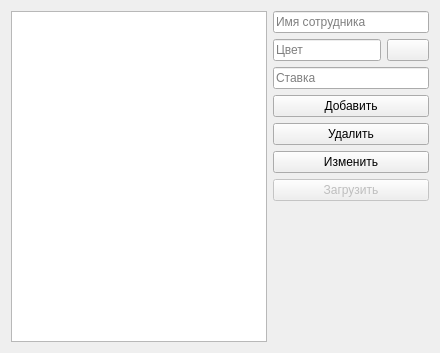
      <widget class="QWidget" name="tab_2">
       <attribute name="title">
        <string>Сотрудники</string>
       </attribute>
       <layout class="QGridLayout" name="gridLayout_7">
        <item row="0" column="0" rowspan="2">
         <widget class="QTableView" name="tableView">
          <property name="sortingEnabled">
           <bool>true</bool>
          </property>
         </widget>
        </item>
        <item row="0" column="1">
         <layout class="QGridLayout" name="gridLayout">
          <item row="1" column="1">
           <widget class="ColorWidget" name="colorWidget">
            <property name="sizePolicy">
             <sizepolicy hsizetype="Preferred" vsizetype="Fixed">
              <horstretch>0</horstretch>
              <verstretch>0</verstretch>
             </sizepolicy>
            </property>
            <property name="minimumSize">
             <size>
              <width>42</width>
              <height>0</height>
             </size>
            </property>
            <property name="text">
             <string/>
            </property>
           </widget>
          </item>
          <item row="2" column="0" colspan="2">
           <widget class="QLineEdit" name="editSalary">
            <property name="sizePolicy">
             <sizepolicy hsizetype="Preferred" vsizetype="Fixed">
              <horstretch>0</horstretch>
              <verstretch>0</verstretch>
             </sizepolicy>
            </property>
            <property name="placeholderText">
             <string>Ставка</string>
            </property>
           </widget>
          </item>
          <item row="3" column="0" colspan="2">
           <widget class="QPushButton" name="buttonAdd">
            <property name="text">
             <string>Добавить</string>
            </property>
           </widget>
          </item>
          <item row="0" column="0" colspan="2">
           <widget class="QLineEdit" name="editEmployeeName">
            <property name="sizePolicy">
             <sizepolicy hsizetype="Preferred" vsizetype="Fixed">
              <horstretch>0</horstretch>
              <verstretch>0</verstretch>
             </sizepolicy>
            </property>
            <property name="placeholderText">
             <string>Имя сотрудника</string>
            </property>
           </widget>
          </item>
          <item row="5" column="0" colspan="2">
           <widget class="QPushButton" name="buttonEdit">
            <property name="text">
             <string>Изменить</string>
            </property>
           </widget>
          </item>
          <item row="1" column="0">
           <widget class="QLineEdit" name="editHex">
            <property name="sizePolicy">
             <sizepolicy hsizetype="Preferred" vsizetype="Fixed">
              <horstretch>0</horstretch>
              <verstretch>0</verstretch>
             </sizepolicy>
            </property>
            <property name="placeholderText">
             <string>Цвет</string>
            </property>
           </widget>
          </item>
          <item row="4" column="0" colspan="2">
           <widget class="QPushButton" name="buttonRemove">
            <property name="text">
             <string>Удалить</string>
            </property>
           </widget>
          </item>
          <item row="6" column="0" colspan="2">
           <widget class="QPushButton" name="buttonLoadEmployee">
            <property name="enabled">
             <bool>false</bool>
            </property>
            <property name="text">
             <string>Загрузить</string>
            </property>
           </widget>
          </item>
         </layout>
        </item>
        <item row="1" column="1">
         <spacer name="verticalSpacer_2">
          <property name="orientation">
           <enum>Qt::Vertical</enum>
          </property>
          <property name="sizeHint" stdset="0">
           <size>
            <width>20</width>
            <height>141</height>
           </size>
          </property>
         </spacer>
        </item>
       </layout>
      </widget>
